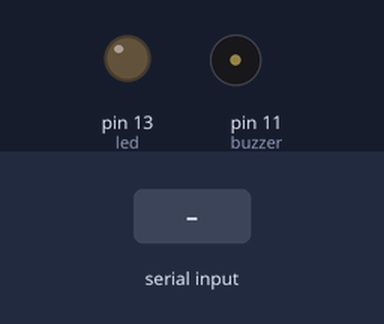
The sketch below on a simulated Arduino Uno, built with avr-gcc and run on an emulated ATmega328P. On the bench: output pins drawn as LEDs (lit = HIGH), buzzer (waves = sounding, pin HIGH). Inputs (shaded band) come from the test bench.

Above: at 1.2 s.
1.3 s: "0\n" received over Serial
At 2.5 s:
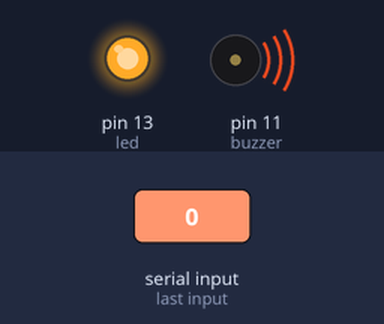
2.8 s: "1\n" received over Serial
At 3.9 s:
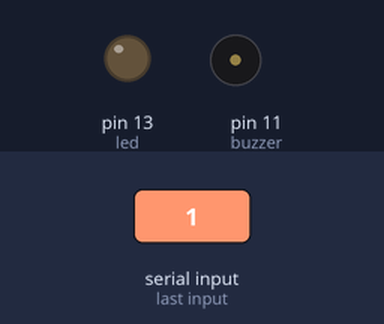
Timing chart, 0 to 5.8 s (numbered marks = the images above; inputs shaded):
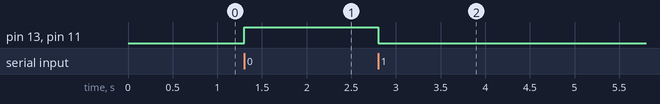

The sketch:

Buzzer_Mediapipe.ino
```cpp
const int buzzer = 11;
String data_serial_receive;
const int led = 13;

void setup() {
  pinMode(LED_BUILTIN, OUTPUT);
  pinMode(buzzer, OUTPUT);
  pinMode(led, OUTPUT);
  Serial.begin(115200);
}

void loop() {
  if (Serial.available() > 0) {
    data_serial_receive = Serial.readStringUntil('\n');

    if (data_serial_receive == "1") {
      digitalWrite(buzzer, LOW);
      digitalWrite(led, LOW);
    }
    if (data_serial_receive == "0") {
      //delay(1000);
      digitalWrite(buzzer, HIGH);
      digitalWrite(led, HIGH);
    }
  }
}
```

Measured:
- after the input at 1.3 s, pin 13 (led), pin 11 (buzzer): LOW → HIGH at once
- after the input at 2.8 s, pin 13 (led), pin 11 (buzzer): HIGH → LOW at once
